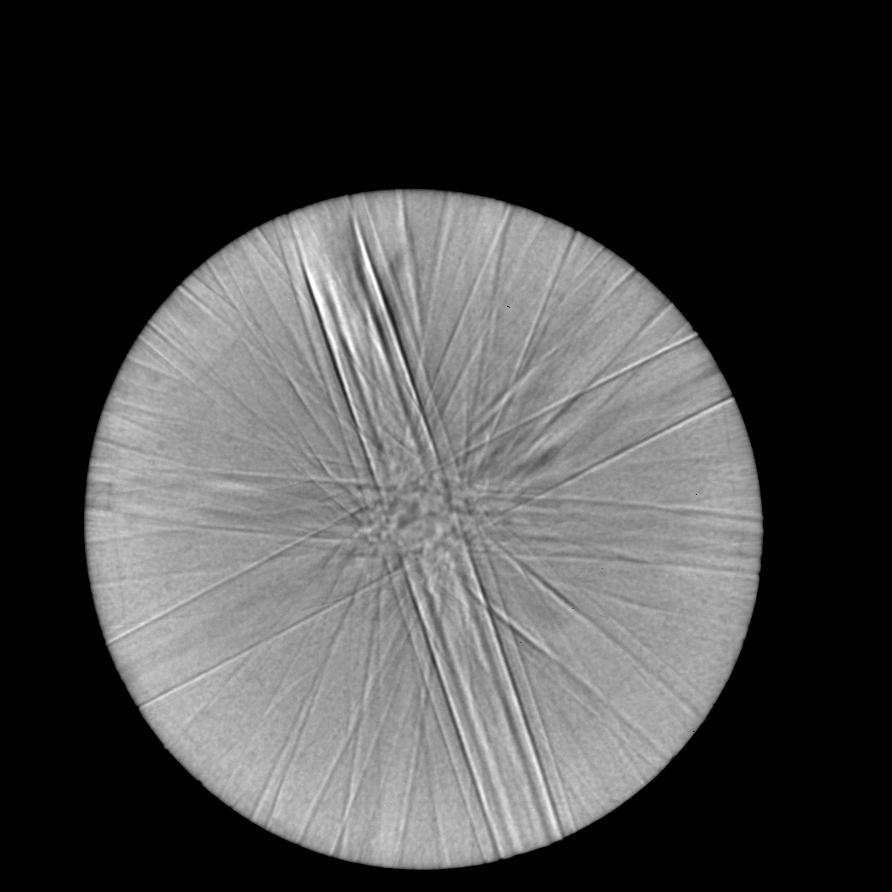
#> input picture data/train/samples/CBED_1.tif, 1783 x 1783 px (shown at 1/2 size)
$ python hough_v9.py
#> lines starting #> are read from the running program, lines starting #| are printed output that depends on the picture; after the words box and inside, x2 and y2 are one past the last pixel; in counts of white or black regions, pixels touching at a corner belong together
import random
import cv2
import numpy as np
from matplotlib import cm
import matplotlib.pyplot as plt
from skimage.feature import canny
from sklearn.cluster import KMeans
from matplotlib.figure import Figure
from sklearn.metrics import silhouette_score
from sklearn.cluster import AffinityPropagation
from skimage.transform import probabilistic_hough_line
from matplotlib.backends.backend_agg import FigureCanvasAgg as FigureCanvas

# Line finding using the Probabilistic Hough Transform
image = cv2.imread("data/train/samples/CBED_1.tif", cv2.IMREAD_GRAYSCALE)
#> image is the input picture: shape (1783, 1783); min 0, max 255, mean 70.1
label = cv2.imread("data/train/labels/CBED_1.png", cv2.IMREAD_ANYCOLOR)
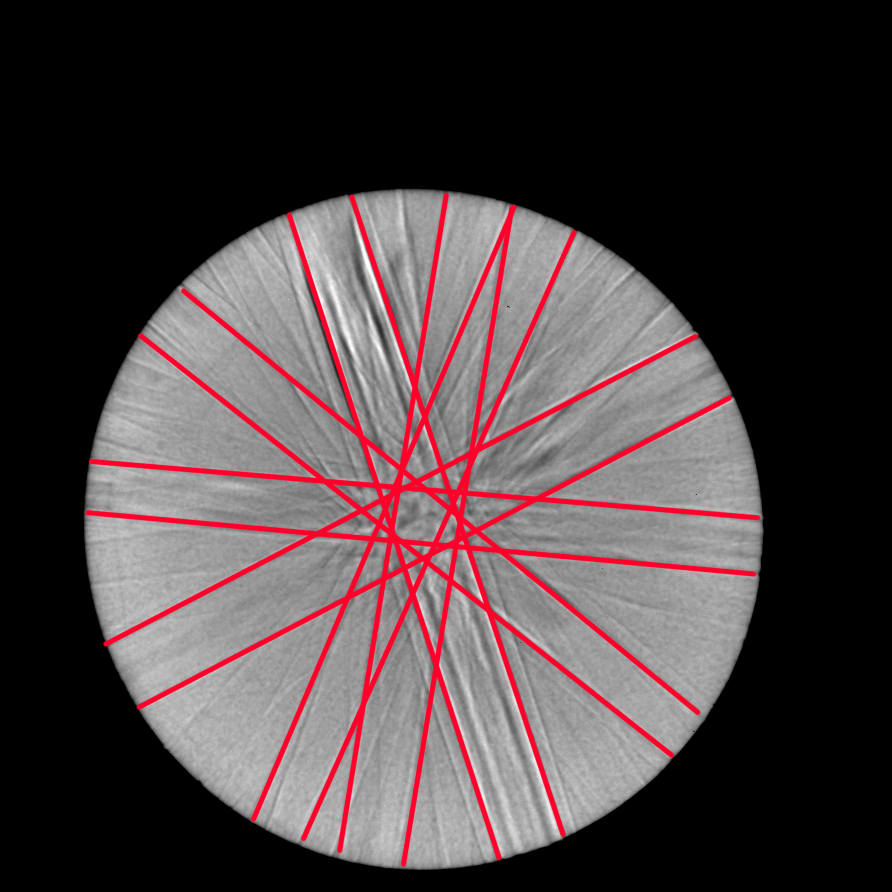
#> input picture data/train/labels/CBED_1.png, 1783 x 1783 px (shown at 1/2 size)
#> label is the input picture: shape (1783, 1783, 3); mean B, G, R 65.1, 63.1, 75.4
label = cv2.cvtColor(label, cv2.COLOR_BGR2RGB)

# Get probabilistic hough transform
edges = canny(image, 2, 1, 25)
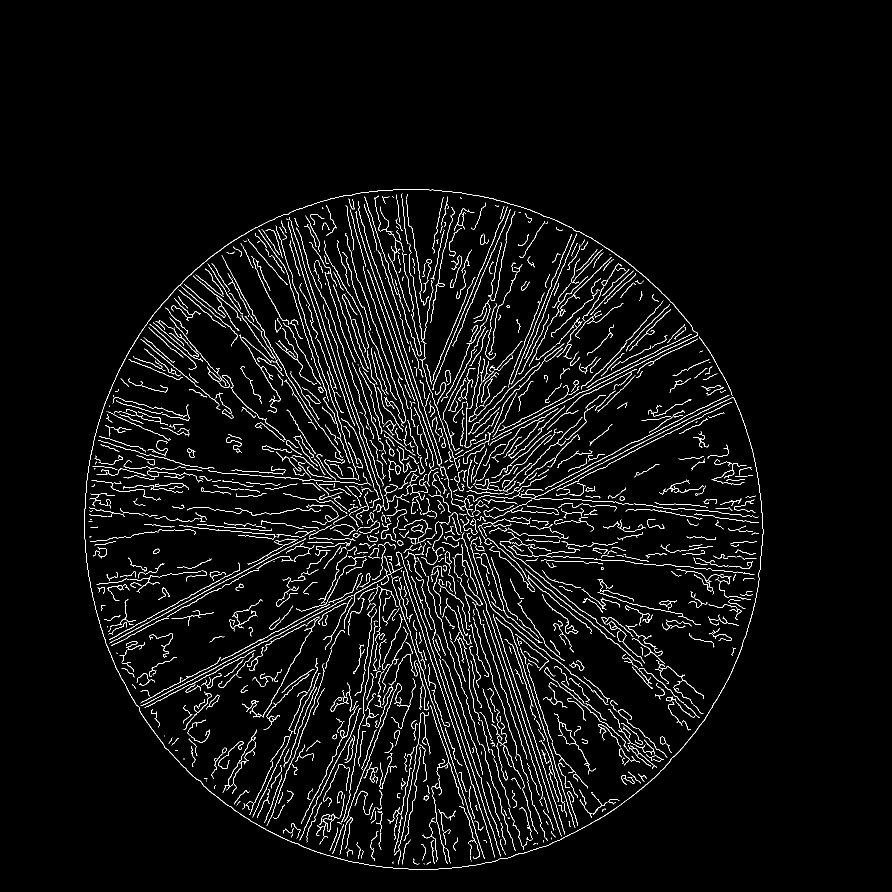
#> edges: shape (1783, 1783) bool (shown at 1/2 size); 3.7% white in thin lines or dots, all inside (x1, y1, x2, y2) = (168, 378, 1527, 1739)
out = probabilistic_hough_line(edges, threshold=250, line_length=10, line_gap=3)
#> out = 564 items

# Generate space for probabilistic
fig = Figure(figsize=(image.shape[0]/120, image.shape[1]/120), dpi=120)
canvas = FigureCanvas(fig)
ax = fig.gca()

ax.imshow(edges * 0, cmap=cm.gray)
lines = []
for line in out:
    p0, p1 = line
    ax.plot((p0[0], p1[0]), (p0[1], p1[1]), c='0.5')

    # Extrapolate line
    m = (p0[1] - p1[1]) / (p0[0] - p1[0])
    b = p0[1] - (m * p0[0])

    # Append it to lines output
    lines.append([m, b])
#> this loop made 564 passes
#> (p0, p1, m, b) on passes 1 to 3: ((576, 1095), (610, 1077), -0.529, 1399.9), ((1015, 862), (1122, 806), -0.523, 1393.2), ((1217, 928), (1275, 898), -0.517, 1557.5)
#> after the loop, lines = 564 pairs, first value -7 to 3.67, second value -2319.3 to 7539
lines = np.array(lines)
lines = lines[np.argsort(lines[:, 0])]

ax.set_xlim((0, image.shape[0]))
ax.set_ylim((0, image.shape[1]))
ax.axis('off')

canvas.draw()
image_from_plot = np.frombuffer(fig.canvas.tostring_rgb(), dtype=np.uint8)
image_from_plot = image_from_plot.reshape(fig.canvas.get_width_height()[::-1] + (3,))
image_from_plot = np.flipud(image_from_plot)
image_from_plot = cv2.cvtColor(image_from_plot, cv2.COLOR_BGR2GRAY)
image_from_plot = np.where(image_from_plot == 255, 0, image_from_plot)
image_from_plot = np.where(image_from_plot != 0, 255, image_from_plot)

# Generate space for extrapolated hough
fig = Figure(figsize=(image.shape[0]/120, image.shape[1]/120), dpi=120)
canvas = FigureCanvas(fig)
ax = fig.gca()

ax.imshow(edges * 0, cmap=cm.gray)

# Plot lines
for line in lines:
    m, b = line

    # Plot it
    x_vals = np.array(ax.get_xlim())
    y_vals = b + m * x_vals
    ax.plot(x_vals, y_vals, c='0.5')
#> this loop made 564 passes
#> (m, b, y_vals) on passes 1 to 3: (-7, 7539, [7542.5, -4938.5]), (-6.33, 6776.7, [6779.8, -4512.5]), (-5.67, 6210.3, [6213.2, -3890.5])

ax.set_xlim((0, image.shape[0]))
ax.set_ylim((0, image.shape[1]))
ax.axis('off')

canvas.draw()
image_from_plot_extrapolated = np.frombuffer(fig.canvas.tostring_rgb(), dtype=np.uint8)
image_from_plot_extrapolated = image_from_plot_extrapolated.reshape(fig.canvas.get_width_height()[::-1] + (3,))
image_from_plot_extrapolated = np.flipud(image_from_plot_extrapolated)
image_from_plot_extrapolated = cv2.cvtColor(image_from_plot_extrapolated, cv2.COLOR_BGR2GRAY)
image_from_plot_extrapolated = np.where(image_from_plot_extrapolated == 255, 0, image_from_plot_extrapolated)
image_from_plot_extrapolated = np.where(image_from_plot_extrapolated != 0, 255, image_from_plot_extrapolated)

# Generate plots
fig, axes = plt.subplots(1, 3, figsize=(15, 6))
ax = axes.ravel()

ax[0].imshow(image, cmap=cm.gray)
ax[0].set_title('Input image')
ax[0].set_axis_off()

ax[1].imshow(image_from_plot, cmap=cm.gray)
ax[1].set_title('Probabilistic hough transform')
ax[1].set_axis_off()

ax[2].imshow(image_from_plot_extrapolated, cmap=cm.gray)
ax[2].set_title('Extrapolated lines')
ax[2].set_axis_off()

plt.tight_layout()
plt.show()
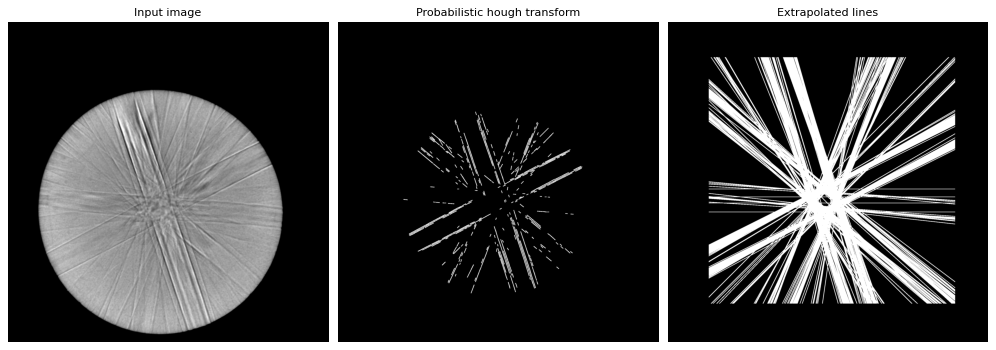
#> figure drawn by matplotlib, 3 panels

###############

sil = []
sum_of_squared_distances = []
K = range(2, 24)
for k in K:
    kmeans = KMeans(n_clusters=k).fit(lines)
    sum_of_squared_distances.append(kmeans.inertia_)
    sil.append(silhouette_score(lines, kmeans.labels_, metric = 'euclidean'))
#> after the loop, sil = [0.644, 0.721, 0.648, 0.803, 0.801, 0.72, 0.715, 0.725, 0.683, 0.756, 0.753, 0.715, 0.708, 0.71, 0.71, 0.709, 0.705, 0.708, 0.695, 0.663, 0.721, 0.7]; sum_of_squared_distances = [515774878.2, 191893268.7, 188009109.6, 39034275.3, 36019808.8, 23689206.7, 16243251.9, 13126806.4, 11654351.2, 9059578.4, 7348962.1, 6965392.3, 4980105.9, 4722308.3, 3713323.6, 3268295.5, 3218143.4, 2593494.9, 2158359.2, 2133289.3, 1840473.3, 1321918.7]

fig, axes = plt.subplots(1, 2, figsize=(15, 6))
ax = axes.ravel()

ax[0].plot(K, sum_of_squared_distances, 'bx-')
ax[0].set_xlabel('k')
ax[0].set_ylabel('Sum_of_squared_distances')
ax[0].set_title('Elbow Method For Optimal k')

ax[1].plot(K, sil, 'bx-')
ax[1].set_xlabel('k')
ax[1].set_ylabel('Silhouette_score')
ax[1].set_title('Silhouette Method For Optimal k')

plt.tight_layout()
plt.show()
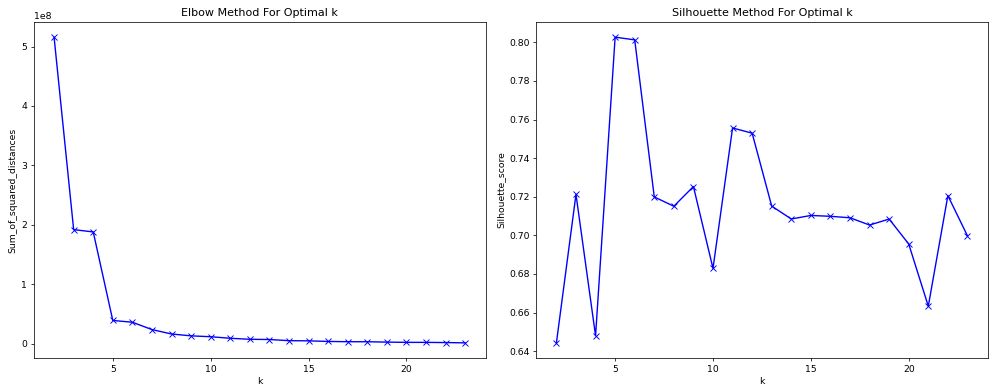
#> figure drawn by matplotlib, 2 panels; panel 1: curve peaks at x = 2, y = 515774878.2; panel 2: curve peaks at x = 5, y = 0.803

optimal_k = sil.index(max(sil)) + 2
#> optimal_k = 5

###############

kmeans = KMeans(n_clusters=optimal_k).fit(lines)

clusters = []
for j in range(optimal_k):
    clusters.append(lines[kmeans.labels_ == j])
    plt.scatter(lines[kmeans.labels_ == j][:, 0], lines[kmeans.labels_ == j][:, 1])
#> after the loop, clusters = 5 point arrays, longest 211 points
plt.show()
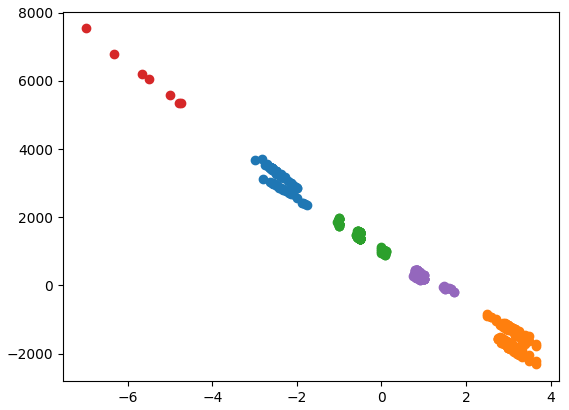
#> figure drawn by matplotlib, 1 panel

###############

new_clusters = []
for cluster in clusters:
    sil = []
    K = range(2, 5)
    for k in K:
        kmeans = KMeans(n_clusters=k).fit(cluster)
        sil.append(silhouette_score(cluster, kmeans.labels_, metric = 'euclidean'))
    optimal_k = sil.index(max(sil)) + 2

    for j in range(optimal_k):
        new_clusters.append(cluster[kmeans.labels_ == j])
        plt.scatter(cluster[kmeans.labels_ == j][:, 0], cluster[kmeans.labels_ == j][:, 1])
#> this loop made 5 passes
#> optimal_k on passes 1 to 5: 2, 2, 4, 4, 2
#> after the loop, new_clusters = 14 point arrays, longest 89 points
plt.show()

################

fig, axes = plt.subplots(1, 2, figsize=(15, 6))
ax = axes.ravel()

ax[0].imshow(image, cmap=cm.gray)
ax[0].set_xlim((0, image.shape[0]))
ax[0].set_ylim((0, image.shape[1]))

ax[1].imshow(label)

for cluster in new_clusters:
    m, b = cluster[0]

    # Plot it
    x_vals = np.array(ax[0].get_xlim())
    y_vals = b + m * x_vals
    ax[0].plot(x_vals, y_vals)
#> this loop made 14 passes
#> (m, b, y_vals) on passes 1, 2, 3, 4, 5, 6, 7, 8, 9, 12, 13, 14: (-2.8, 3133.8, [3133.8, -1858.6]), (-2.19, 2721.8, [2721.8, -1183.8]), (3.1, -1912.5, [-1912.5, 3614.8]), (2.8, -1508.2, [-1508.2, 3484.2]), (-0.6, 1481, [1481, 411.2]), (0, 1056, [1056, 1056]), (-0.583, 1423, [1423, 382.9]), (-1.05, 1863.3, [1863.3, -4.62]), (-7, 7539, [7539, -4942]), (-6.33, 6776.7, [6776.7, -4515.7]), (1.44, -51.89, [-51.89, 2523.6]), (0.75, 288.8, [288.8, 1626])
#> (cluster, m, b, y_vals) on passes 10 to 11: ([[-5.67, 6210.3], [-5.5, 6047]], -5.67, 6210.3, [6210.3, -3893.3]), ([[-5, 5573], [-4.8, 5337.2], [-4.75, 5358.5]], -5, 5573, [5573, -3342])

# show the plot
plt.tight_layout()
plt.show()
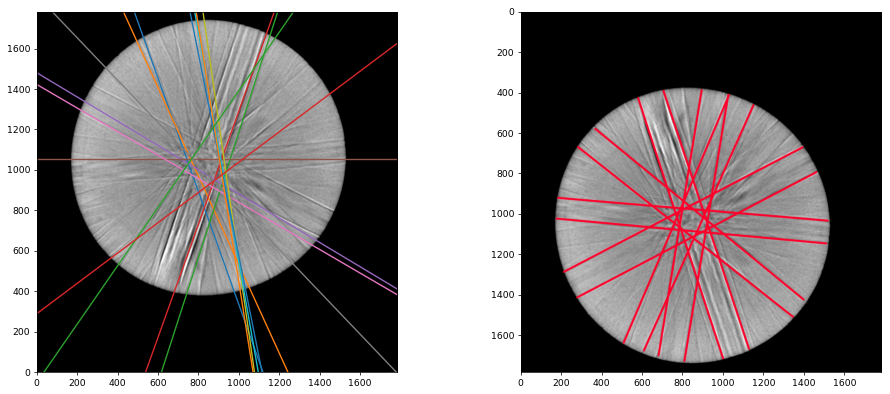
#> figure drawn by matplotlib, 2 panels

# For next week, try creating a regression line for the data and split the data from above the line to below the line for parallel lines.
# Could think about using a static variable to add to the regression intercept for the parallel lines. Then, only do kmeans clustering on
# the slops (m).

# As for movement, if all of the lines center are within the circle, then return the magnitude and direction of the difference of that and
# the center of the actual circle. If the lines center outside of the circle, then just returning direction should be sufficient enough.
